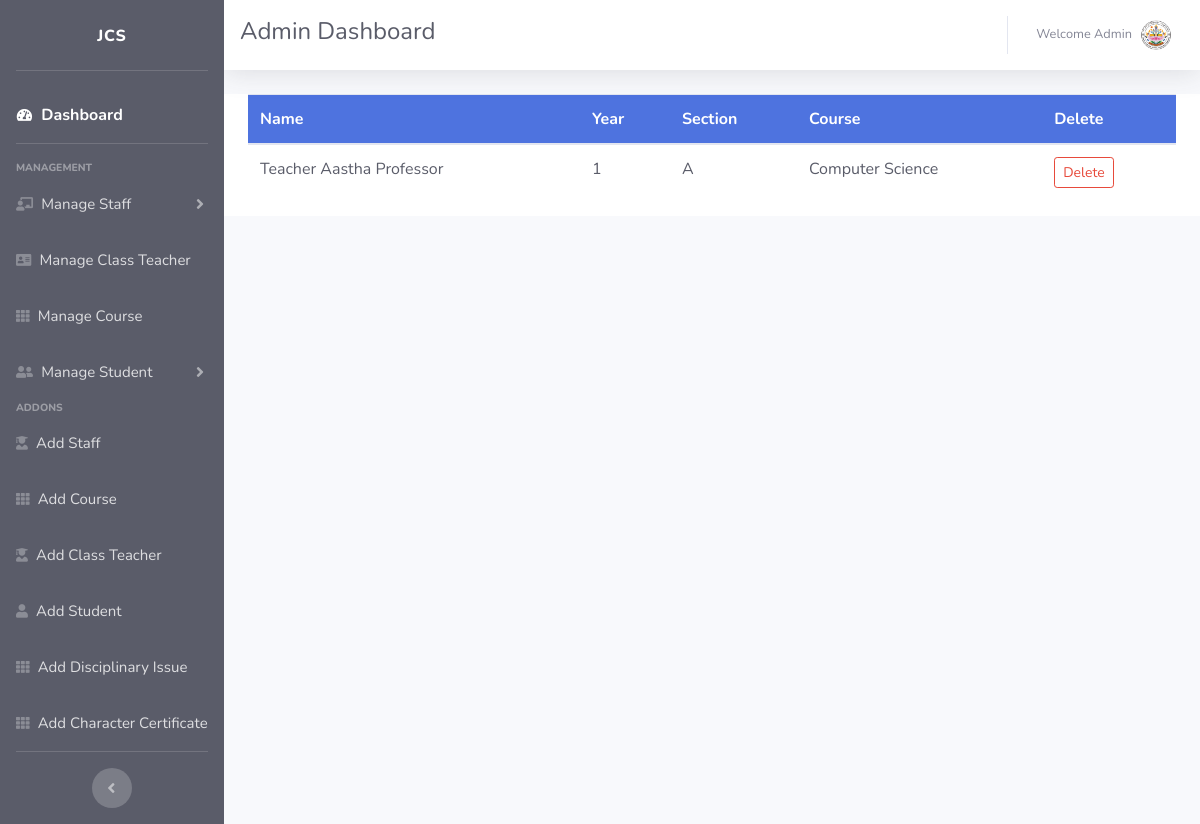
The app's page /class_teacher (signed in) with its own data.
### school_management_system_app/models.py (models this page shows, shortened)
class ClassTeacher(models.Model):
    name = models.ForeignKey(StaffDetail, on_delete=models.CASCADE)
    seven = '7'
    eight = '8'
    nine = '9'
    ten = '10'
    eleven = '11'
    twelve = '12'
    class_choices = [(seven, '1'), (eight, '2'), (nine, '3'),
                     (ten, '4'), (eleven, ''), (twelve, '')]
    standard = models.CharField(choices=class_choices, max_length=30)
    course = models.ForeignKey(Course, on_delete=models.CASCADE)
    A = 'A'
    B = 'B'
    C = 'C'
    D = 'D'
    E = 'E'
    section_choices = [(A, 'A'), (B, 'B'), (C, 'C'), (D, 'D'), (E, 'E')]
    section = models.CharField(choices=section_choices, max_length=30)

class StaffDetail(models.Model):
    Employee_ID = models.BigIntegerField(primary_key=True)
    name = models.CharField(max_length=50)
    GENDER_MALE = 'Male'
    GENDER_FEMALE = 'Female'
    GENDER_CHOICES = [(GENDER_MALE, 'Male'), (GENDER_FEMALE, 'Female')]
    gender = models.CharField(choices=GENDER_CHOICES,
                              max_length=30, blank=True)
    date_of_birth = models.DateField(
        auto_now=False, auto_now_add=False, blank=True)
    CID = models.CharField(max_length=11, unique=True, blank=True)
    Administration = 'Administration'
    TeachingStaff = 'Teaching Staff'
    NonTeachingStaff = 'Non Teaching Staff'
    SupportingStaff = 'Supporting Staff'
    Category_choices = [
                        (TeachingStaff, 'Teaching Staff'),
                        (NonTeachingStaff, ''),
                        (SupportingStaff, ''),
                         (Administration, ''), ]
    category = models.CharField(
        choices=Category_choices, max_length=30, blank=True)
    position_title = models.CharField(max_length=50, blank=True)
    position_level = models.CharField(max_length=50, blank=True)
    grade = models.CharField(max_length=5, blank=True)
    appointment_date = models.DateField(
        auto_now=False, auto_now_add=False, blank=True)
    joining_date_of_present_school = models.DateField(
        auto_now=False, auto_now_add=False, blank=True)
    transfered_from = models.CharField(max_length=50, blank=True)
    Regular = 'Regular'
    Contract = 'Contract'
    Employment_choices = [(Regular, 'Regular'), (Contract, 'Contract')]
    Employment_type = models.CharField(
        choices=Employment_choices, max_length=30, blank=True)
    nationality = models.CharField(max_length=50, blank=True)
    subject = models.CharField(max_length=50, blank=True)
    qualification = models.TextField(blank=True)
    contact_number = models.CharField(
        max_length=8, blank=True)
    email = models.EmailField(blank=True, unique=True)
    permanent_address = models.TextField(blank=True)
    profile_pic = models.ImageField(
        upload_to="images/staff", default='/static/images/user.jpg', null=True, blank=True)
    def __str__(self):
        return '%s %s' % (self.name, self.position_title)

class Course(models.Model):
    course = models.CharField(max_length=100)
    def __str__(self):
        return self.course

### school_management_system_app/adm_views.py (the view)
# urls.py: path('class_teacher', adm_views.class_teacher, name='class_teacher'),
@login_required
def class_teacher(request):
    class_teacher = ClassTeacher.objects.all()
    return render(request, 'administrator/class_teacher.html', {'class_teacher':class_teacher})

### school_management_system_app/templates/administrator/class_teacher.html (shortened to what this page needs)
{% extends 'administrator/adm_base.html' %}
{% block content %}
<div class="container bg-white text-dark">
	<div class="table-responsive">
	  	<table class="table table-hover">
		    <thead class="bg-primary text-white">
		      <tr>
		        <th scope="col">Name</th>
		        <th scope="col">Year</th>
		        <th scope="col">Section</th>
		        <th scope="col">Course</th>
		        <th scope="col">Delete</th>
		      </tr>
		    </thead>
		    <tbody class="text-dark">
		    	{% for all_field in class_teacher%}
		      	<tr>
			        <td>{{all_field.name}}</td>
					{% if all_field.standard == '7' %}
                {% with x=1 %}
				<td>{{x}}</td>
                {% endwith %}
            {% elif all_field.standard == '8' %}
                {% with x=2 %}
				<td>{{x}}</td>
                {% endwith %}
            {% elif all_field.standard == '9' %}
                {% with x=3 %}
				<td>{{x}}</td>
                {% endwith %}
            {% elif all_field.standard == '10' %}
                {% with x=4 %}
				<td>{{x}}</td>
                {% endwith %}
            {% endif %}
			        <td>{{all_field.section}}</td>
			        <td>{{all_field.course}}</td>
			        <td>
			          <button
			            type="button"
			            class="btn btn-outline-danger btn-sm"
			            data-toggle="modal"
			            data-target="#deleteclassteacher{{all_field.id}}">
			            Delete
			          </button>
			        </td>
		     	</tr>
			      {% endfor %}
			</tbody>
		</table>
	</div>
</div>
{% endblock %}

### school_management_system_app/templates/administrator/adm_base.html (shortened to what this page needs)
{% load static %}
<!DOCTYPE html>
<html lang="en">
<head>
    <link href="{% static 'vendor/fontawesome-free/css/all.min.css' %}" rel="stylesheet" type="text/css">
    <link href="{% static 'css/sb-admin-2.min.css' %}" rel="stylesheet">
</head>
<body id="page-top">
    <div id="wrapper">
        <ul class="navbar-nav bg-dark sidebar sidebar-dark accordion" id="accordionSidebar">
            <a class="sidebar-brand align-items-center justify-content-center">
                <span>JCS</span>
            </a>
            <hr class="sidebar-divider">
            <li class="nav-item active">
                <a class="nav-link" href="{% url 'adm_home' %}">
                    <i class="fas fa-fw fa-tachometer-alt"></i>
                    <span style="font-size: 16px">Dashboard</span></a>
            </li>
            <hr class="sidebar-divider">
            <div class="sidebar-heading">
                Management
            </div>
            <li class="nav-item">
                <a class="nav-link collapsed" href="#" data-toggle="collapse" data-target="#collapseTwo"
                    aria-expanded="true" aria-controls="collapseTwo">
                    <i class="fas fa-chalkboard-teacher"></i>
                    <span style="font-size: 15px">Manage Staff</span>
                </a>
            </li>
            <li class="nav-item">
                <a class="nav-link" href="{% url 'class_teacher' %}">
                    <i class="nav-icon fas fa-address-card"></i>
                    <span style="font-size: 15px">Manage Class Teacher</span></a>
            </li>
            <li class="nav-item">
                <a class="nav-link" href="{% url 'all_course' %}">
                    <i class="nav-icon fas fa-th"></i>
                    <span style="font-size: 15px">Manage Course</span></a>
            </li>
            <li class="nav-item">
                <a class="nav-link collapsed" href="#" data-toggle="collapse" data-target="#collapseUtilities"
                    aria-expanded="true" aria-controls="collapseUtilities">
                    <i class="nav-icon fas fa-user-friends"></i>
                    <span style="font-size: 15px">Manage Student</span>
                </a>
            </li>
            <div class="sidebar-heading">
                Addons
            </div>
            <li class="nav-item">
                <a class="nav-link" href="{% url 'add_staff' %}">
                    <i class="nav-icon fas fa-user-graduate"></i>
                    <span style="font-size: 15px">Add Staff</span></a>
            </li>
            <li class="nav-item">
                <a class="nav-link" href="{% url 'add_course' %}">
                    <i class="nav-icon fas fa-th"></i>
                    <span style="font-size: 15px">Add Course</span></a>
            </li>
            <li class="nav-item">
                <a class="nav-link" href="{% url 'add_class_teacher' %}">
                    <i class="nav-icon fas fa-user-graduate"></i>
                    <span style="font-size: 15px">Add Class Teacher</span></a>
            </li>
            <li class="nav-item">
                <a class="nav-link" href="{% url 'add_std' %}">
                    <i class="nav-icon fas fa-user"></i>
                    <span style="font-size: 15px">Add Student</span></a>
            </li>
            <li class="nav-item">
                <a class="nav-link" href="{% url 'disciplinaryissue' %}">
                    <i class="nav-icon fas fa-th"></i>
                    <span style="font-size: 15px">Add Disciplinary Issue</span></a>
            </li>
            <li class="nav-item">
                <a class="nav-link" href="{% url 'charactercertificate' %}">
                    <i class="nav-icon fas fa-th"></i>
                    <span style="font-size: 15px">Add Character Certificate</span></a>
            </li>
            <hr class="sidebar-divider d-none d-md-block">
            <div class="text-center d-none d-md-inline">
                <button class="rounded-circle border-0" id="sidebarToggle"></button>
            </div>
        </ul>
        <div id="content-wrapper" class="d-flex flex-column">
            <div id="content">
                <nav class="navbar navbar-expand topbar mb-4 static-top bg-white text-dark shadow">
                    <h4>Admin Dashboard</h4>
                    <ul class="navbar-nav ml-auto">
                        <li class="nav-item dropdown no-arrow">
                            <a class="nav-link dropdown-toggle" href="#" id="userDropdown" role="button"
                                data-toggle="dropdown" aria-haspopup="true" aria-expanded="false">
                                <span class="mr-2 d-lg-inline text-gray-600 small">Welcome {{user.username |capfirst}}</span>
                                <img class="img-profile rounded-circle"
                                    src="{% static 'images/jcs.png' %}">
                            </a>
                        </li>
                    </ul>
                </nav>
                {% block content %}
        		{% endblock %}
            </div>
        </div>
    </div>
</body>
</html>

### records on screen
ClassTeacher: name "Teacher Aastha Professor", x "1", section "A", course "Computer Science"

### other values on screen
{{ user.username |capfirst }} "Admin"
